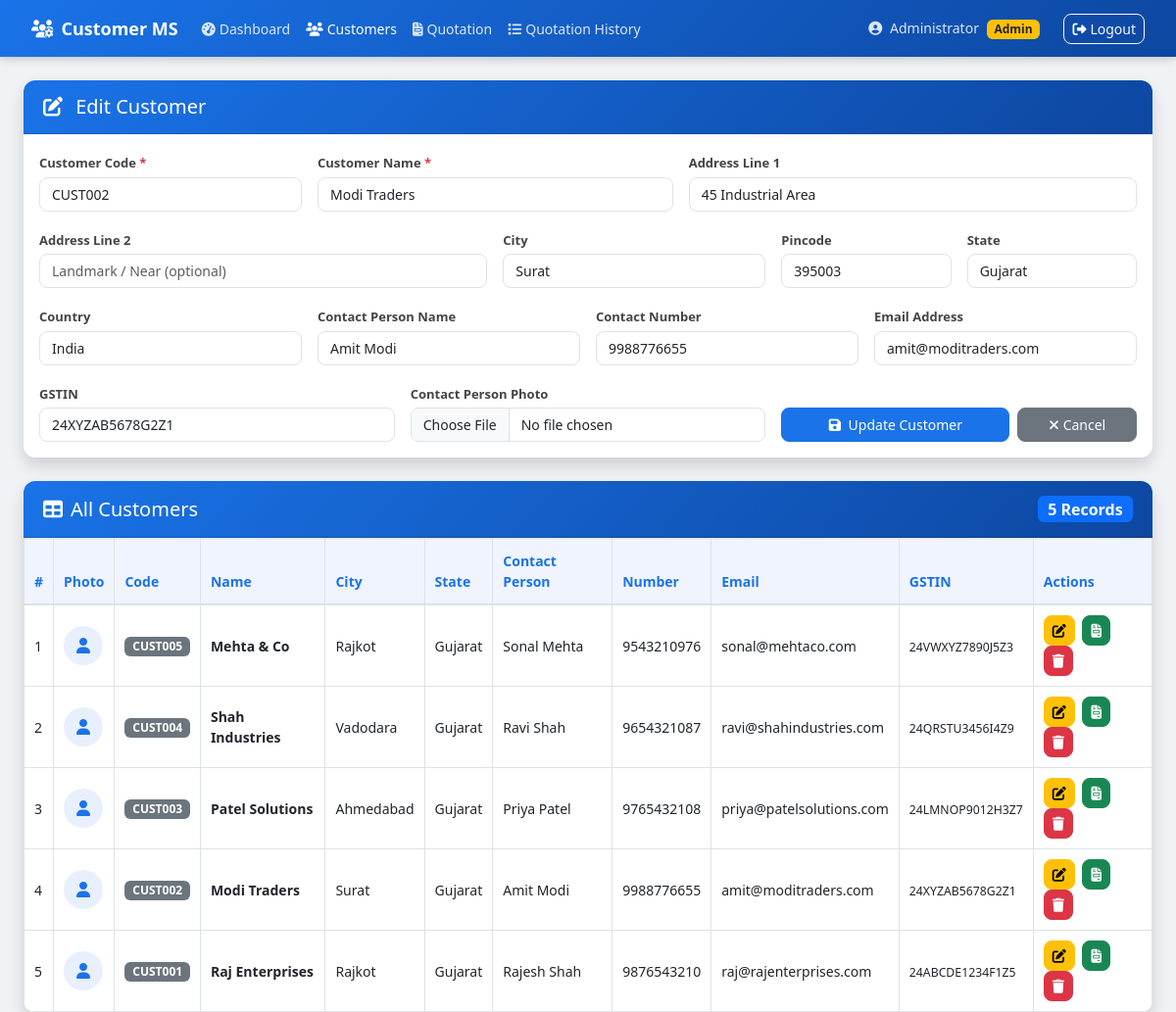
Page /source_code/index.php?edit=2 (signed in) on the committed database.
### tables this page shows
CREATE TABLE IF NOT EXISTS customers (
    id              INT AUTO_INCREMENT PRIMARY KEY,
    customer_code   VARCHAR(50) NOT NULL UNIQUE,
    name            VARCHAR(100) NOT NULL,
    addr1           VARCHAR(200),
    addr2           VARCHAR(200),
    city            VARCHAR(100),
    pincode         VARCHAR(20),
    state           VARCHAR(100),
    country         VARCHAR(100) DEFAULT 'India',
    contact_person  VARCHAR(100),
    contact_number  VARCHAR(20),
    email           VARCHAR(150),
    gstin           VARCHAR(20),
    photo           VARCHAR(255),
    created_at      TIMESTAMP DEFAULT CURRENT_TIMESTAMP
);

### source_code/index.php (the view, shortened to what this page needs)
<?php
include 'includes/db.php';
$edit_data = null;
if (isset($_GET['edit'])) {
    $eid       = (int)$_GET['edit'];
    $edit_res  = mysqli_query($conn, "SELECT * FROM customers WHERE id=$eid");
    $edit_data = mysqli_fetch_assoc($edit_res);
}
$customers = mysqli_query($conn, "SELECT * FROM customers ORDER BY id DESC");
?>
<!DOCTYPE html>
<html lang="en">
<head>
    <link href="https://cdn.jsdelivr.net/npm/bootstrap@5.3.0/dist/css/bootstrap.min.css" rel="stylesheet">
    <link href="https://cdnjs.cloudflare.com/ajax/libs/font-awesome/6.4.0/css/all.min.css" rel="stylesheet">
    <link href="css/style.css" rel="stylesheet">
</head>
<body>
<?php include 'includes/navbar.php'; ?>
<div class="container-fluid mt-4 px-4">
    <div class="card shadow mb-4">
        <div class="card-header">
            <h5 class="mb-0">
                <i class="fas fa-<?= $edit_data ? 'edit' : 'user-plus' ?> me-2"></i>
                <?= $edit_data ? 'Edit Customer' : 'Add New Customer' ?>
            </h5>
        </div>
        <div class="card-body">
            <form method="POST" enctype="multipart/form-data">
                <div class="row g-3">
                    <div class="col-md-3">
                        <label class="form-label fw-semibold">Customer Code <span class="text-danger">*</span></label>
                        <input type="text" name="customer_code" class="form-control"
                               value="<?= $edit_data['customer_code'] ?? '' ?>" placeholder="e.g. CUST001" required>
                    </div>
                    <div class="col-md-4">
                        <label class="form-label fw-semibold">Customer Name <span class="text-danger">*</span></label>
                        <input type="text" name="name" class="form-control"
                               value="<?= $edit_data['name'] ?? '' ?>" placeholder="Full name" required>
                    </div>
                    <div class="col-md-5">
                        <label class="form-label fw-semibold">Address Line 1</label>
                        <input type="text" name="addr1" class="form-control"
                               value="<?= $edit_data['addr1'] ?? '' ?>" placeholder="Street / Area">
                    </div>
                    <div class="col-md-5">
                        <label class="form-label fw-semibold">Address Line 2</label>
                        <input type="text" name="addr2" class="form-control"
                               value="<?= $edit_data['addr2'] ?? '' ?>" placeholder="Landmark / Near (optional)">
                    </div>
                    <div class="col-md-3">
                        <label class="form-label fw-semibold">City</label>
                        <input type="text" name="city" class="form-control"
                               value="<?= $edit_data['city'] ?? '' ?>" placeholder="City">
                    </div>
                    <div class="col-md-2">
                        <label class="form-label fw-semibold">Pincode</label>
                        <input type="text" name="pincode" class="form-control"
                               value="<?= $edit_data['pincode'] ?? '' ?>" placeholder="360001">
                    </div>
                    <div class="col-md-2">
                        <label class="form-label fw-semibold">State</label>
                        <input type="text" name="state" class="form-control"
                               value="<?= $edit_data['state'] ?? '' ?>" placeholder="Gujarat">
                    </div>
                    <div class="col-md-3">
                        <label class="form-label fw-semibold">Country</label>
                        <input type="text" name="country" class="form-control"
                               value="<?= $edit_data['country'] ?? 'India' ?>" placeholder="India">
                    </div>
                    <div class="col-md-3">
                        <label class="form-label fw-semibold">Contact Person Name</label>
                        <input type="text" name="contact_person" class="form-control"
                               value="<?= $edit_data['contact_person'] ?? '' ?>" placeholder="Contact person">
                    </div>
                    <div class="col-md-3">
                        <label class="form-label fw-semibold">Contact Number</label>
                        <input type="text" name="contact_number" class="form-control"
                               value="<?= $edit_data['contact_number'] ?? '' ?>" placeholder="Mobile number">
                    </div>
                    <div class="col-md-3">
                        <label class="form-label fw-semibold">Email Address</label>
                        <input type="email" name="email" class="form-control"
                               value="<?= $edit_data['email'] ?? '' ?>" placeholder="email@example.com">
                    </div>
                    <div class="col-md-4">
                        <label class="form-label fw-semibold">GSTIN</label>
                        <input type="text" name="gstin" class="form-control"
                               value="<?= $edit_data['gstin'] ?? '' ?>" placeholder="GST Number">
                    </div>
                    <div class="col-md-4">
                        <label class="form-label fw-semibold">Contact Person Photo</label>
                        <input type="file" name="photo" class="form-control" accept="image/*">
                    </div>
                    <div class="col-md-4 d-flex align-items-end gap-2">
                        <button type="submit" class="btn btn-primary w-100">
                            <i class="fas fa-<?= $edit_data ? 'save' : 'plus-circle' ?> me-1"></i>
                            <?= $edit_data ? 'Update Customer' : 'Add Customer' ?>
                        </button>
                        <?php if ($edit_data): ?>
                            <a href="index.php" class="btn btn-secondary w-50">
                                <i class="fas fa-times me-1"></i>Cancel
                            </a>
                        <?php endif; ?>
                    </div>
                </div>
            </form>
        </div>
    </div>
    <div class="card shadow">
        <div class="card-header d-flex justify-content-between align-items-center">
            <h5 class="mb-0"><i class="fas fa-table me-2"></i>All Customers</h5>
            <span class="badge bg-primary fs-6"><?= mysqli_num_rows($customers) ?> Records</span>
        </div>
        <div class="card-body p-0">
            <div class="table-responsive">
                <table class="table table-hover table-bordered mb-0">
                    <thead>
                        <tr>
                            <th>#</th>
                            <th>Photo</th>
                            <th>Code</th>
                            <th>Name</th>
                            <th>City</th>
                            <th>State</th>
                            <th>Contact Person</th>
                            <th>Number</th>
                            <th>Email</th>
                            <th>GSTIN</th>
                            <th>Actions</th>
                        </tr>
                    </thead>
                    <tbody>
                        <?php
                        $sr = 1;
                        while ($row = mysqli_fetch_assoc($customers)):
                        ?>
                        <tr>
                            <td><?= $sr++ ?></td>
                            <td>
                                <?php if (!empty($row['photo']) && file_exists('uploads/' . $row['photo'])): ?>
                                    <img src="uploads/<?= $row['photo'] ?>" width="40" height="40"
                                         class="rounded-circle" alt="photo">
                                <?php else: ?>
                                    <div class="no-photo"><i class="fas fa-user"></i></div>
                                <?php endif; ?>
                            </td>
                            <td><span class="badge bg-secondary"><?= htmlspecialchars($row['customer_code']) ?></span></td>
                            <td class="fw-semibold"><?= htmlspecialchars($row['name']) ?></td>
                            <td><?= htmlspecialchars($row['city']) ?></td>
                            <td><?= htmlspecialchars($row['state']) ?></td>
                            <td><?= htmlspecialchars($row['contact_person']) ?></td>
                            <td><?= htmlspecialchars($row['contact_number']) ?></td>
                            <td><?= htmlspecialchars($row['email']) ?></td>
                            <td><small><?= htmlspecialchars($row['gstin']) ?></small></td>
                            <td>
                                <a href="index.php?edit=<?= $row['id'] ?>" class="btn btn-sm btn-warning me-1"
                                   title="Edit">
                                    <i class="fas fa-edit"></i>
                                </a>
                                <a href="quotation.php?customer_id=<?= $row['id'] ?>"
                                   class="btn btn-sm btn-success me-1" title="Create Quotation">
                                    <i class="fas fa-file-invoice"></i>
                                </a>
                                <a href="index.php?delete=<?= $row['id'] ?>" class="btn btn-sm btn-danger"
                                   title="Delete"
                                   onclick="return confirm('Are you sure you want to delete this customer?')">
                                    <i class="fas fa-trash"></i>
                                </a>
                            </td>
                        </tr>
                        <?php endwhile; ?>
                    </tbody>
                </table>
            </div>
        </div>
    </div>
</div>
</body>
</html>

### source_code/css/style.css (style rules this page uses)
* { box-sizing: border-box; }
body { background: #f0f2f5; font-family: 'Segoe UI', Arial, sans-serif; }
.card { border: none; border-radius: 12px; overflow: hidden; }
.card-header { background: linear-gradient(135deg, #1a73e8, #0d47a1); color: white; padding: 15px 20px; font-size: 16px; }
.form-label { font-size: 13px; color: #444; margin-bottom: 4px; }
.form-control, .form-select { border-radius: 8px; border: 1px solid #dee2e6; font-size: 14px; transition: border-color 0.2s, box-shadow 0.2s; }
.btn { border-radius: 8px; font-size: 14px; }
.btn-primary { background: #1a73e8; border-color: #1a73e8; }
.table { font-size: 14px; }
.table thead th { background: #f0f4ff; color: #1a73e8; border-bottom: 2px solid #dee2e6; padding: 12px 10px; font-weight: 600; }
.table tbody td { vertical-align: middle; padding: 10px; }
.no-photo { width: 40px; height: 40px; background: #e8f0fe; border-radius: 50%; display: flex; align-items: center; justify-content: center; color: #1a73e8; font-size: 16px; }
.badge { font-size: 12px; }

### rows in the picture
customers: customer_code "CUST002", name "Modi Traders", addr1 "45 Industrial Area", city "Surat", pincode "395003", state "Gujarat", country "India", contact_person "Amit Modi", contact_number "9988776655", email "amit@moditraders.com", gstin "24XYZAB5678G2Z1"
customers: customer_code "CUST005", name "Mehta & Co", city "Rajkot", state "Gujarat", contact_person "Sonal Mehta", contact_number "9543210976", email "sonal@mehtaco.com", gstin "24VWXYZ7890J5Z3"
customers: customer_code "CUST004", name "Shah Industries", city "Vadodara", state "Gujarat", contact_person "Ravi Shah", contact_number "9654321087", email "ravi@shahindustries.com", gstin "24QRSTU3456I4Z9"
customers: customer_code "CUST003", name "Patel Solutions", city "Ahmedabad", state "Gujarat", contact_person "Priya Patel", contact_number "9765432108", email "priya@patelsolutions.com", gstin "24LMNOP9012H3Z7"
customers: customer_code "CUST001", name "Raj Enterprises", city "Rajkot", state "Gujarat", contact_person "Rajesh Shah", contact_number "9876543210", email "raj@rajenterprises.com", gstin "24ABCDE1234F1Z5"

### other values in the picture
$_SESSION['name'] "Administrator"
$_SESSION['role'] "Admin"
mysqli_num_rows($customers) "5"
